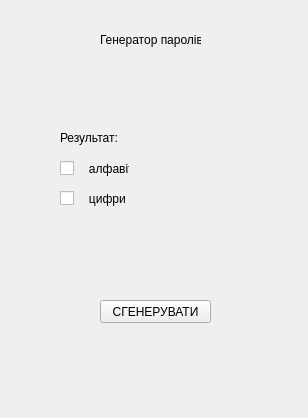
<?xml version="1.0" encoding="UTF-8"?>
<ui version="4.0">
 <class>MainWindow</class>
 <widget class="QMainWindow" name="MainWindow">
  <property name="geometry">
   <rect>
    <x>0</x>
    <y>0</y>
    <width>308</width>
    <height>418</height>
   </rect>
  </property>
  <property name="windowTitle">
   <string>MainWindow</string>
  </property>
  <widget class="QWidget" name="centralwidget">
   <widget class="QLabel" name="label">
    <property name="geometry">
     <rect>
      <x>100</x>
      <y>30</y>
      <width>101</width>
      <height>20</height>
     </rect>
    </property>
    <property name="text">
     <string>Генератор паролів</string>
    </property>
   </widget>
   <widget class="QLabel" name="label_2">
    <property name="geometry">
     <rect>
      <x>60</x>
      <y>130</y>
      <width>81</width>
      <height>16</height>
     </rect>
    </property>
    <property name="text">
     <string>Результат:</string>
    </property>
   </widget>
   <widget class="QCheckBox" name="checkBox">
    <property name="geometry">
     <rect>
      <x>60</x>
      <y>160</y>
      <width>70</width>
      <height>17</height>
     </rect>
    </property>
    <property name="text">
     <string>   алфавіт</string>
    </property>
   </widget>
   <widget class="QCheckBox" name="checkBox_2">
    <property name="geometry">
     <rect>
      <x>60</x>
      <y>190</y>
      <width>70</width>
      <height>17</height>
     </rect>
    </property>
    <property name="text">
     <string>   цифри</string>
    </property>
   </widget>
   <widget class="QPushButton" name="pushButton">
    <property name="geometry">
     <rect>
      <x>100</x>
      <y>300</y>
      <width>111</width>
      <height>23</height>
     </rect>
    </property>
    <property name="text">
     <string>СГЕНЕРУВАТИ</string>
    </property>
   </widget>
  </widget>
  <widget class="QMenuBar" name="menubar">
   <property name="geometry">
    <rect>
     <x>0</x>
     <y>0</y>
     <width>308</width>
     <height>21</height>
    </rect>
   </property>
  </widget>
 </widget>
 <resources/>
 <connections/>
</ui>
